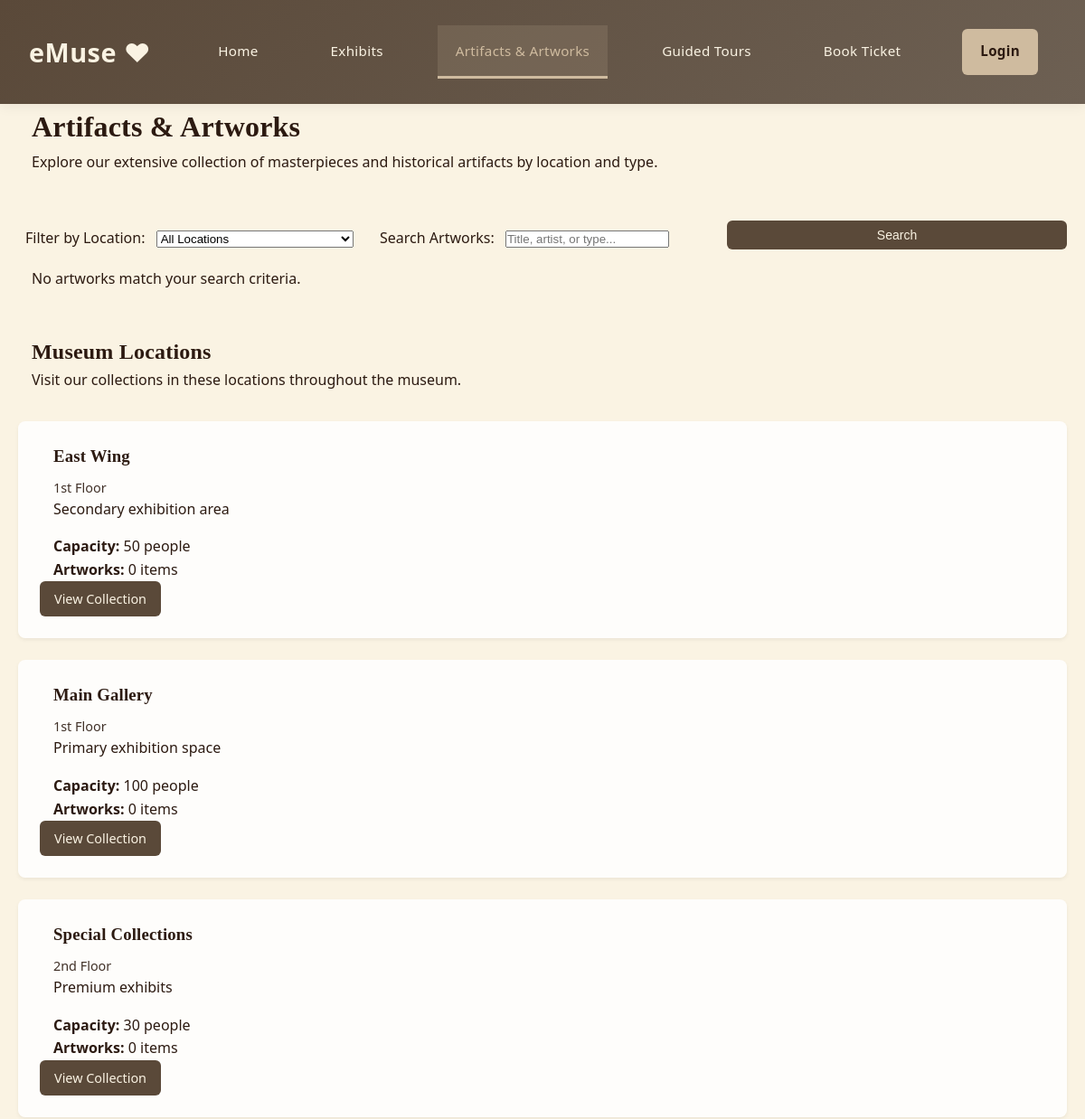
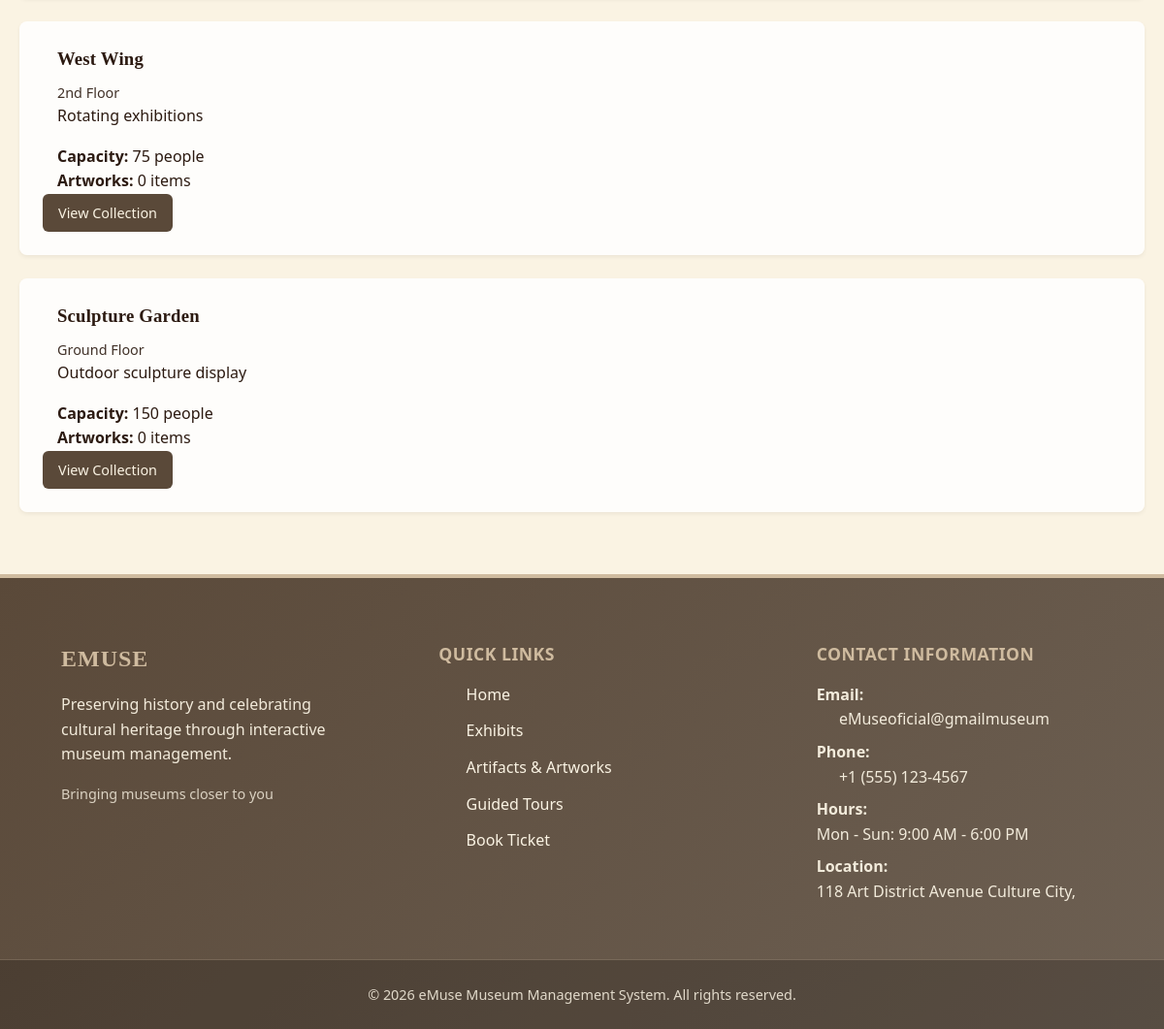
/artworks.php, run on the app's committed database (2 pictures, top to bottom).
### tables this page shows
CREATE TABLE IF NOT EXISTS locations (
    location_id INT PRIMARY KEY AUTO_INCREMENT,
    name VARCHAR(100) NOT NULL,
    floor VARCHAR(20),
    capacity INT,
    description TEXT
);

### artworks.php (the view, shortened to what this page needs)
<?php
require 'config/database.php';
include 'includes/user-header.php';
$search_query = isset($_GET['search']) ? trim($_GET['search']) : '';
?>
    <div class="container">
        <div style="margin-bottom: 2rem;">
            <h1 class="section-title">Artifacts & Artworks</h1>
            <p class="section-subtitle">Explore our extensive collection of masterpieces and historical artifacts by location and type.</p>
        </div>
        <div class="filter-section">
            <form method="GET" action="artworks.php" style="display: grid; grid-template-columns: repeat(auto-fit, minmax(200px, 1fr)); gap: 1rem; align-items: flex-end;">
                <div class="filter-group">
                    <label for="location">Filter by Location:</label>
                    <select id="location" name="location" onchange="this.form.submit();">
                        <option value="0">All Locations</option>
                    </select>
                </div>
                <div class="filter-group">
                    <label for="search">Search Artworks:</label>
                    <input type="text" id="search" name="search" placeholder="Title, artist, or type..." value="<?php echo htmlspecialchars($search_query); ?>">
                </div>
                <button type="submit" class="btn btn-primary">Search</button>
            </form>
        </div>
        <div class="cards-grid">
            <?php
            try {
                $query = "SELECT a.artwork_id, a.title, a.artist, a.type, a.year_created,
                                 a.description, a.condition_status, l.name as location, l.floor,
                                 e.title as exhibit_title
                          FROM artworks a
                          LEFT JOIN locations l ON a.location_id = l.location_id
                          LEFT JOIN exhibits e ON a.exhibit_id = e.exhibit_id
                          WHERE 1=1";
                $params = [];
                $query .= " ORDER BY a.title ASC";
                $stmt = $pdo->prepare($query);
                $stmt->execute($params);
                $artworks = $stmt->fetchAll();
                if ($artworks) {
                    foreach ($artworks as $artwork) {
                        $type_label = ucfirst($artwork['type']);
                        ?>
                        <div class="card">
                            <div class="card-header">
                                <h3><?php echo htmlspecialchars($artwork['title']); ?></h3>
                                <p style="font-size: 0.9rem; margin-top: 0.5rem; opacity: 0.9;">
                                    by <?php echo htmlspecialchars($artwork['artist'] ?? 'Unknown Artist'); ?>
                                </p>
                            </div>
                            <div class="card-body">
                                <p><?php echo htmlspecialchars($artwork['description'] ?? 'No description available'); ?></p>
                                <div style="margin-top: 1rem; margin-bottom: 1rem;">
                                    <span class="location-badge"><?php echo htmlspecialchars($type_label); ?></span>
                                    <span class="location-badge"><?php echo htmlspecialchars($artwork['year_created'] ?? 'Date Unknown'); ?></span>
                                </div>
                                <p class="text-muted">
                                    <strong>Location:</strong><br>
                                    <?php echo htmlspecialchars($artwork['location'] ?? 'TBA'); ?>
                                    <?php if ($artwork['floor']): echo ' - ' . htmlspecialchars($artwork['floor']); endif; ?>
                                </p>
                                <p class="text-muted" style="margin-top: 0.5rem;">
                                    <strong>Condition:</strong>
                                    <span class="condition-<?php echo $artwork['condition_status']; ?>">
                                        <?php echo ucfirst($artwork['condition_status']); ?>
                                    </span>
                                </p>
                                <?php if ($artwork['exhibit_title']): ?>
                                <p class="text-muted" style="margin-top: 0.5rem;">
                                    <strong>On Display:</strong>
                                    <a href="exhibits.php?id=<?php echo htmlspecialchars($artwork['exhibit_id']); ?>"
                                       style="color: var(--primary-light); text-decoration: none;">
                                        <?php echo htmlspecialchars($artwork['exhibit_title']); ?>
                                    </a>
                                </p>
                                <?php endif; ?>
                            </div>
                        </div>
                        <?php
                    }
                } else {
                    echo '<div class="no-data" style="grid-column: 1/-1;"><p>No artworks match your search criteria.</p></div>';
                }
            } catch (Exception $e) {
                echo '<div class="no-data" style="grid-column: 1/-1;"><p>Unable to load artworks. Please try again later.</p></div>';
            }
            ?>
        </div>
        <section style="margin-top: 3rem;">
            <h2 class="section-title">Museum Locations</h2>
            <p class="section-subtitle">Visit our collections in these locations throughout the museum.</p>
            <div class="cards-grid">
                <?php
                try {
                    $stmt = $pdo->prepare("SELECT l.location_id, l.name, l.floor, l.capacity, l.description,
                                                  COUNT(a.artwork_id) as artwork_count
                                         FROM locations l
                                         LEFT JOIN artworks a ON l.location_id = a.location_id
                                         GROUP BY l.location_id
                                         ORDER BY l.floor, l.name");
                    $stmt->execute();
                    $locs = $stmt->fetchAll();
                    foreach ($locs as $loc) {
                        ?>
                        <div class="card">
                            <div class="card-header">
                                <h3><?php echo htmlspecialchars($loc['name']); ?></h3>
                                <p style="font-size: 0.9rem; margin-top: 0.5rem; opacity: 0.9;">
                                    <?php echo htmlspecialchars($loc['floor']); ?>
                                </p>
                            </div>
                            <div class="card-body">
                                <p><?php echo htmlspecialchars($loc['description']); ?></p>
                                <p class="text-muted" style="margin-top: 1rem;">
                                    <strong>Capacity:</strong> <?php echo $loc['capacity']; ?> people<br>
                                    <strong>Artworks:</strong> <?php echo $loc['artwork_count']; ?> items
                                </p>
                            </div>
                            <div class="card-footer">
                                <a href="artworks.php?location=<?php echo $loc['location_id']; ?>" class="btn btn-primary" style="padding: 0.5rem 1rem; font-size: 0.9rem;">View Collection</a>
                            </div>
                        </div>
                        <?php
                    }
                } catch (Exception $e) {}
                ?>
            </div>
        </section>
    </div>
<?php include 'includes/user-footer.php'; ?>

### includes/user-header.php (shortened to what this page needs)
<?php
$current_page = basename($_SERVER['PHP_SELF']);
?>
<!DOCTYPE html>
<html lang="en">
<head>
    <link rel="stylesheet" href="assets/css/style.css">
</head>
<body>
    <nav class="navbar">
        <div class="nav-container">
            <div class="nav-logo">
                <a href="index.php"><strong>eMuse ❤︎</strong></a>
            </div>
            <ul class="nav-menu">
                <li class="nav-item">
                    <a href="index.php" class="nav-link <?php echo ($current_page == 'index.php') ? 'active' : ''; ?>">Home</a>
                </li>
                <li class="nav-item">
                    <a href="exhibits.php" class="nav-link <?php echo ($current_page == 'exhibits.php') ? 'active' : ''; ?>">Exhibits</a>
                </li>
                <li class="nav-item">
                    <a href="artworks.php" class="nav-link <?php echo ($current_page == 'artworks.php') ? 'active' : ''; ?>">Artifacts & Artworks</a>
                </li>
                <li class="nav-item">
                    <a href="tours.php" class="nav-link <?php echo ($current_page == 'tours.php') ? 'active' : ''; ?>">Guided Tours</a>
                </li>
                <li class="nav-item">
                    <a href="tickets.php" class="nav-link <?php echo ($current_page == 'tickets.php') ? 'active' : ''; ?>">Book Ticket</a>
                </li>
                <li class="nav-item">
                    <a href="admin/login.php" class="nav-link nav-login">Login</a>
                </li>
            </ul>
        </div>
    </nav>
</body>
</html>

### includes/user-footer.php (shortened to what this page needs)
    <footer class="footer">
        <div class="footer-container">
            <div class="footer-section">
                <h3>eMuse</h3>
                <p>Preserving history and celebrating cultural heritage through interactive museum management.</p>
                <p style="font-size: 0.9rem; margin-top: 1rem; opacity: 0.8;">Bringing museums closer to you</p>
            </div>
            <div class="footer-section">
                <h4>Quick Links</h4>
                <ul>
                    <li><a href="index.php">Home</a></li>
                    <li><a href="exhibits.php">Exhibits</a></li>
                    <li><a href="artworks.php">Artifacts & Artworks</a></li>
                    <li><a href="tours.php">Guided Tours</a></li>
                    <li><a href="tickets.php">Book Ticket</a></li>
                </ul>
            </div>
            <div class="footer-section">
                <h4>Contact Information</h4>
                <p><strong>Email:</strong><br><a href="mail to:eMuseoficial@gmailmuseum" style="padding-left: 0;">eMuseoficial@gmailmuseum</a></p>
                <p><strong>Phone:</strong><br><a href="tel:+15551234567" style="padding-left: 0;">+1 (555) 123-4567</a></p>
                <p><strong>Hours:</strong><br>Mon - Sun: 9:00 AM - 6:00 PM</p>
                <p><strong>Location:</strong><br>118 Art District Avenue Culture City,</p>
            </div>
        </div>
        <div class="footer-bottom">
            <p>&copy; 2026 eMuse Museum Management System. All rights reserved.</p>
        </div>
    </footer>
</body>
</html>

### data on the page
locations: name "East Wing", floor "1st Floor", description "Secondary exhibition area", capacity "50", artwork_count "0"
locations: name "Main Gallery", floor "1st Floor", description "Primary exhibition space", capacity "100", artwork_count "0"
locations: name "Special Collections", floor "2nd Floor", description "Premium exhibits", capacity "30", artwork_count "0"
locations: name "West Wing", floor "2nd Floor", description "Rotating exhibitions", capacity "75", artwork_count "0"
locations: name "Sculpture Garden", floor "Ground Floor", description "Outdoor sculpture display", capacity "150", artwork_count "0"
